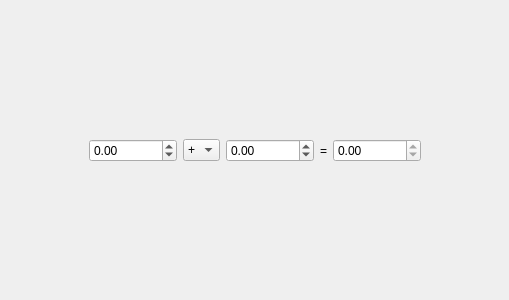
<?xml version="1.0" encoding="UTF-8"?>
<ui version="4.0">
 <class>Dialog</class>
 <widget class="QDialog" name="Dialog">
  <property name="geometry">
   <rect>
    <x>0</x>
    <y>0</y>
    <width>509</width>
    <height>300</height>
   </rect>
  </property>
  <property name="windowTitle">
   <string>Kalkulacka</string>
  </property>
  <layout class="QGridLayout" name="gridLayout">
   <item row="0" column="3">
    <spacer name="verticalSpacer">
     <property name="orientation">
      <enum>Qt::Vertical</enum>
     </property>
     <property name="sizeHint" stdset="0">
      <size>
       <width>20</width>
       <height>122</height>
      </size>
     </property>
    </spacer>
   </item>
   <item row="1" column="1">
    <widget class="QDoubleSpinBox" name="sb_operand1">
     <property name="minimum">
      <double>-999999.000000000000000</double>
     </property>
     <property name="maximum">
      <double>999999.000000000000000</double>
     </property>
    </widget>
   </item>
   <item row="1" column="2">
    <widget class="QComboBox" name="cb_operator">
     <item>
      <property name="text">
       <string>+</string>
      </property>
     </item>
     <item>
      <property name="text">
       <string>-</string>
      </property>
     </item>
     <item>
      <property name="text">
       <string>*</string>
      </property>
     </item>
     <item>
      <property name="text">
       <string>/</string>
      </property>
     </item>
    </widget>
   </item>
   <item row="2" column="3">
    <spacer name="verticalSpacer_2">
     <property name="orientation">
      <enum>Qt::Vertical</enum>
     </property>
     <property name="sizeHint" stdset="0">
      <size>
       <width>20</width>
       <height>122</height>
      </size>
     </property>
    </spacer>
   </item>
   <item row="1" column="3">
    <widget class="QDoubleSpinBox" name="sb_operand2">
     <property name="minimum">
      <double>-999999.000000000000000</double>
     </property>
     <property name="maximum">
      <double>999999.000000000000000</double>
     </property>
    </widget>
   </item>
   <item row="1" column="4">
    <widget class="QLabel" name="label">
     <property name="text">
      <string>=</string>
     </property>
    </widget>
   </item>
   <item row="1" column="5">
    <widget class="QDoubleSpinBox" name="sb_result">
     <property name="readOnly">
      <bool>true</bool>
     </property>
     <property name="minimum">
      <double>-999999.000000000000000</double>
     </property>
     <property name="maximum">
      <double>999999.000000000000000</double>
     </property>
    </widget>
   </item>
   <item row="1" column="0">
    <spacer name="horizontalSpacer">
     <property name="orientation">
      <enum>Qt::Horizontal</enum>
     </property>
     <property name="sizeHint" stdset="0">
      <size>
       <width>40</width>
       <height>20</height>
      </size>
     </property>
    </spacer>
   </item>
   <item row="1" column="6">
    <spacer name="horizontalSpacer_2">
     <property name="orientation">
      <enum>Qt::Horizontal</enum>
     </property>
     <property name="sizeHint" stdset="0">
      <size>
       <width>40</width>
       <height>20</height>
      </size>
     </property>
    </spacer>
   </item>
  </layout>
 </widget>
 <resources/>
 <connections/>
</ui>
